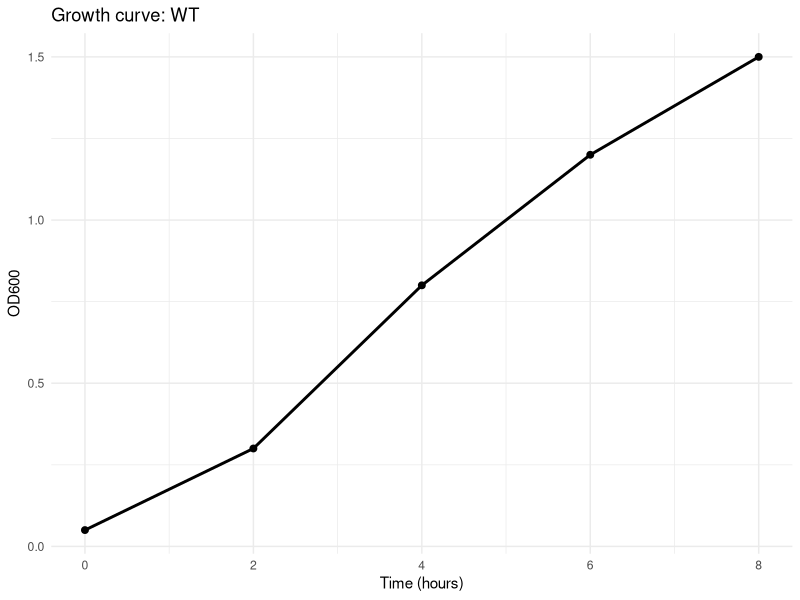
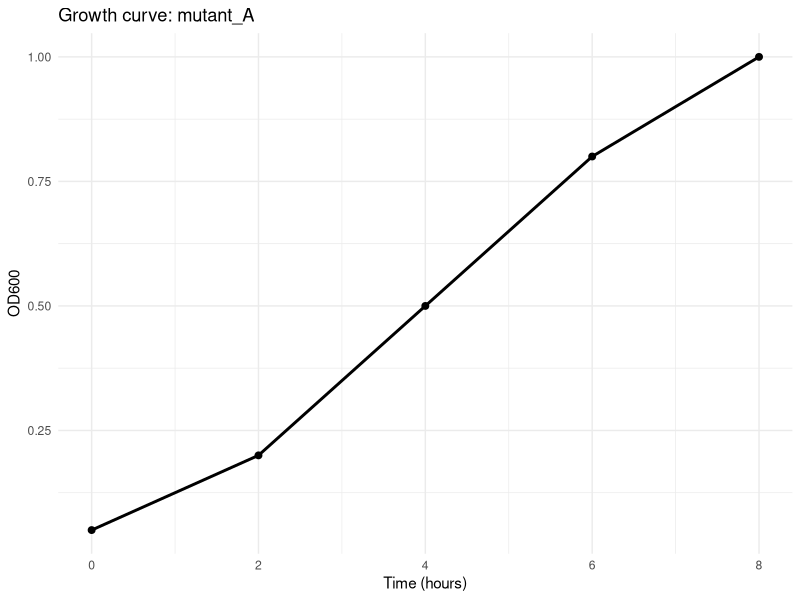
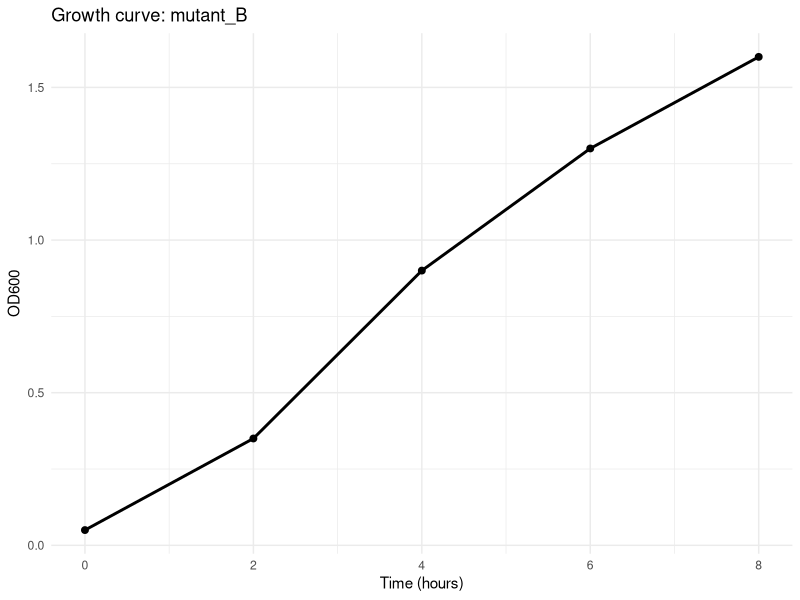

The R source for these figures, in order:
## ---- chunk 1
knitr::opts_chunk$set(echo = TRUE, message = FALSE, warning = FALSE)
## ---- chunk 2
library(tidyverse)  # includes purrr
library(broom)      # for tidying statistical outputs

set.seed(42)
## ---- chunk 3
# Simple example
numbers <- list(1, 2, 3, 4, 5)

# Square each number
map(numbers, ~.x^2)

# The ~.x is shorthand for function(x) x^2
# .x refers to each element
## ---- chunk 4
# Multiple samples, calculate mean for each
sample_data <- list(
  control_1 = c(23, 25, 24, 26, 25),
  control_2 = c(22, 24, 23, 25, 24),
  treated_1 = c(45, 47, 46, 48, 47),
  treated_2 = c(44, 46, 45, 47, 46)
)

# Calculate mean of each sample
map(sample_data, mean)

# Get summary statistics
map(sample_data, summary)
## ---- chunk 5
# map_dbl() returns a numeric vector
map_dbl(sample_data, mean)

# map_chr() returns a character vector
map_chr(sample_data, ~paste("Mean:", round(mean(.x), 2)))

# map_int() returns an integer vector
map_int(sample_data, length)

# map_lgl() returns a logical vector
map_lgl(sample_data, ~mean(.x) > 30)

# map_df() returns a data frame
map_df(sample_data, ~tibble(mean = mean(.x), sd = sd(.x)), .id = "sample")
## ---- chunk 6
# Create example data files
experiment_data <- list(
  exp1 = tibble(gene = paste0("Gene_", 1:5), expression = rnorm(5, 100, 20)),
  exp2 = tibble(gene = paste0("Gene_", 1:5), expression = rnorm(5, 120, 25)),
  exp3 = tibble(gene = paste0("Gene_", 1:5), expression = rnorm(5, 90, 15))
)

# Save to CSV files
walk2(experiment_data, names(experiment_data),
      ~write_csv(.x, paste0(.y, ".csv")))
## ---- chunk 7
# Get file names
file_names <- list.files(pattern = "exp.*\\.csv")

# Read all files
all_experiments <- map(file_names, read_csv)

# Add experiment ID
all_experiments <- map2(all_experiments, file_names,
                        ~mutate(.x, experiment = .y))

# Combine into one data frame
combined_data <- bind_rows(all_experiments)

combined_data
## ---- chunk 8
# Read with names
experiments <- set_names(file_names) %>%
  map_df(read_csv, .id = "experiment")

experiments
## ---- chunk 9
# Two vectors
samples <- c("Sample_A", "Sample_B", "Sample_C")
concentrations <- c(10, 20, 30)

# Combine them
map2_chr(samples, concentrations,
         ~paste(.x, "at", .y, "μg/mL"))

# More complex example: t-tests on paired data
control_groups <- list(
  c(23, 25, 24, 26, 25),
  c(45, 47, 46, 48, 47),
  c(67, 69, 68, 70, 69)
)

treatment_groups <- list(
  c(34, 36, 35, 37, 36),
  c(52, 54, 53, 55, 54),
  c(71, 73, 72, 74, 73)
)

# Perform t-tests
results <- map2(control_groups, treatment_groups, t.test)

# Extract p-values
map_dbl(results, "p.value")
## ---- chunk 10
# Data frame with parameters
pcr_conditions <- tibble(
  template = c(10, 20, 30, 40),
  primer = c(0.2, 0.4, 0.2, 0.4),
  cycles = c(30, 30, 35, 35)
)

# Function that uses all three parameters
simulate_pcr <- function(template, primer, cycles) {
  # Simplified PCR simulation
  amplification <- template * (1.9^cycles) * (primer * 5)
  return(amplification)
}

# Apply to all combinations
pcr_conditions %>%
  mutate(yield = pmap_dbl(., simulate_pcr))
## ---- chunk 11
# Sample data
library(palmerpenguins)
penguins <- penguins

# Split by species, apply function, combine
penguin_models <- penguins %>%
  filter(!is.na(body_mass_g), !is.na(flipper_length_mm)) %>%
  split(.$species) %>%
  map(~lm(body_mass_g ~ flipper_length_mm, data = .x))

# Extract R-squared
penguin_models %>%
  map(summary) %>%
  map_dbl("r.squared")

# Extract coefficients nicely with broom
penguin_models %>%
  map_df(tidy, .id = "species")
## ---- chunk 12
# Gene expression data
gene_expression <- tibble(
  gene = paste0("Gene_", 1:20),
  control_1 = rnorm(20, 100, 15),
  control_2 = rnorm(20, 100, 15),
  control_3 = rnorm(20, 100, 15),
  treated_1 = rnorm(20, 130, 20),
  treated_2 = rnorm(20, 130, 20),
  treated_3 = rnorm(20, 130, 20)
)

# Reshape for testing
gene_long <- gene_expression %>%
  pivot_longer(-gene, names_to = "sample", values_to = "expression") %>%
  mutate(group = if_else(str_detect(sample, "control"), "control", "treated"))

# Perform t-test for each gene
test_results <- gene_long %>%
  split(.$gene) %>%
  map(~t.test(expression ~ group, data = .x)) %>%
  map_df(tidy, .id = "gene")

# Adjust p-values
test_results %>%
  mutate(p_adjusted = p.adjust(p.value, method = "BH")) %>%
  arrange(p_adjusted)
## ---- chunk 13
# Some operations might fail
data_list <- list(
  good1 = c(1, 2, 3, 4, 5),
  bad = c(1, 2, NA, 4, 5),  # Has NA
  good2 = c(6, 7, 8, 9, 10)
)

# This would fail on 'bad' if we required no NAs
calculate_stats <- function(x) {
  if (any(is.na(x))) stop("NA values present")
  mean(x)
}

# Using safely() - returns list with result and error
safe_calculate <- safely(calculate_stats)

results <- map(data_list, safe_calculate)

# Extract successful results
map(results, "result")

# Extract errors
map(results, "error")

# Get only successful results
successful <- results %>%
  keep(~is.null(.x$error)) %>%
  map_dbl("result")

successful
## ---- chunk 14
# possibly() returns a default value on error
safe_mean <- possibly(calculate_stats, otherwise = NA_real_)

# Now all results succeed
map_dbl(data_list, safe_mean)
## ---- chunk 15
# Create nested data
growth_data <- tibble(
  strain = c("WT", "mutant_A", "mutant_B"),
  timepoints = list(
    c(0, 2, 4, 6, 8),
    c(0, 2, 4, 6, 8),
    c(0, 2, 4, 6, 8)
  ),
  od600 = list(
    c(0.05, 0.3, 0.8, 1.2, 1.5),
    c(0.05, 0.2, 0.5, 0.8, 1.0),
    c(0.05, 0.35, 0.9, 1.3, 1.6)
  )
)

growth_data

# Calculate growth rate for each strain
growth_data %>%
  mutate(
    max_od = map_dbl(od600, max),
    doubling_time = map2_dbl(timepoints, od600, ~{
      # Simplified calculation
      log_phase <- 2:4  # assuming log phase
      time_diff <- .x[log_phase]
      od_diff <- log2(.y[log_phase])
      1 / coef(lm(od_diff ~ time_diff))[2]
    })
  )
## ---- chunk 16
# Simulate 96-well plate data for 3 plates
simulate_plate <- function(plate_id) {
  tibble(
    plate = plate_id,
    well = paste0(rep(LETTERS[1:8], each = 12), rep(1:12, 8)),
    row = rep(LETTERS[1:8], each = 12),
    col = rep(1:12, 8),
    absorbance = rnorm(96, mean = 0.5, sd = 0.1) +
                 ifelse(row %in% c("A", "H"), -0.2, 0)  # Edge effects
  )
}

# Generate data for 3 plates
plates <- tibble(plate_id = paste0("Plate_", 1:3)) %>%
  mutate(data = map(plate_id, simulate_plate))

plates

# Unnest to see all data
plates %>%
  unnest(data)

# Calculate stats for each plate
plate_summary <- plates %>%
  mutate(
    mean_abs = map_dbl(data, ~mean(.x$absorbance)),
    median_abs = map_dbl(data, ~median(.x$absorbance)),
    cv = map_dbl(data, ~sd(.x$absorbance) / mean(.x$absorbance) * 100),
    edge_effect = map_lgl(data, ~{
      edge_wells <- filter(.x, row %in% c("A", "H"))
      inner_wells <- filter(.x, !row %in% c("A", "H"))
      t.test(edge_wells$absorbance, inner_wells$absorbance)$p.value < 0.05
    })
  )

plate_summary
## ---- chunk 17
# Analyze growth curves
analyze_growth <- function(time, od) {
  # Fit exponential growth model
  model <- nls(od ~ a * exp(b * time),
               start = list(a = min(od), b = 0.1),
               control = nls.control(maxiter = 100))

  # Extract parameters
  tibble(
    initial_od = coef(model)[1],
    growth_rate = coef(model)[2],
    r_squared = cor(od, predict(model))^2
  )
}

# Safe version
safe_analyze <- possibly(analyze_growth, otherwise = tibble(
  initial_od = NA_real_,
  growth_rate = NA_real_,
  r_squared = NA_real_
))

# Apply to growth data
growth_params <- growth_data %>%
  mutate(params = map2(timepoints, od600, safe_analyze)) %>%
  unnest(params)

growth_params
## ---- chunk 18
# Simulate qPCR data from multiple runs
generate_qpcr_data <- function(run_id) {
  tibble(
    run = run_id,
    gene = rep(c("actb", "gapdh", "target1", "target2"), each = 3),
    replicate = rep(1:3, 4),
    ct = c(
      rnorm(3, 18, 0.5),    # actb
      rnorm(3, 19, 0.5),    # gapdh
      rnorm(3, 24, 0.8),    # target1
      rnorm(3, 26, 0.8)     # target2
    )
  )
}

# Generate data for 5 runs
qpcr_runs <- tibble(run_id = paste0("Run_", 1:5)) %>%
  mutate(data = map(run_id, generate_qpcr_data))

# Quality control function
qc_check <- function(data) {
  data %>%
    group_by(gene) %>%
    summarise(
      mean_ct = mean(ct),
      sd_ct = sd(ct),
      cv = sd_ct / mean_ct * 100,
      pass_qc = cv < 5  # CV threshold
    )
}

# Apply QC to each run
qpcr_qc <- qpcr_runs %>%
  mutate(qc_results = map(data, qc_check))

# View QC results
qpcr_qc %>%
  select(run_id, qc_results) %>%
  unnest(qc_results)

# Calculate delta-delta Ct for passing runs
calculate_ddct <- function(data) {
  data %>%
    group_by(gene) %>%
    summarise(mean_ct = mean(ct)) %>%
    mutate(
      reference_ct = mean_ct[gene == "actb"],
      delta_ct = mean_ct - reference_ct,
      delta_delta_ct = delta_ct - delta_ct[gene == "target1"],
      fold_change = 2^(-delta_delta_ct)
    ) %>%
    filter(gene %in% c("target1", "target2"))
}

# Apply to all runs
qpcr_results <- qpcr_runs %>%
  mutate(ddct = map(data, calculate_ddct))

# Final results
qpcr_results %>%
  select(run_id, ddct) %>%
  unnest(ddct)
## ---- chunk 19
# Save each plate's data
plates %>%
  pwalk(function(plate_id, data) {
    filename <- paste0(plate_id, "_data.csv")
    write_csv(data, filename)
  })

# Create plots for each strain
walk(unique(growth_data$strain), function(s) {
  plot_data <- growth_data %>%
    filter(strain == s) %>%
    unnest(c(timepoints, od600))

  p <- ggplot(plot_data, aes(x = timepoints, y = od600)) +
    geom_line(size = 1) +
    geom_point(size = 2) +
    labs(title = paste("Growth curve:", s),
         x = "Time (hours)", y = "OD600") +
    theme_minimal()

  ggsave(paste0("growth_", s, ".png"), p, width = 6, height = 4)
})
## ---- chunk 20
# Remove created files
file.remove(list.files(pattern = "exp.*\\.csv"))
file.remove(list.files(pattern = "Plate.*\\.csv"))
file.remove(list.files(pattern = "growth_.*\\.png"))
